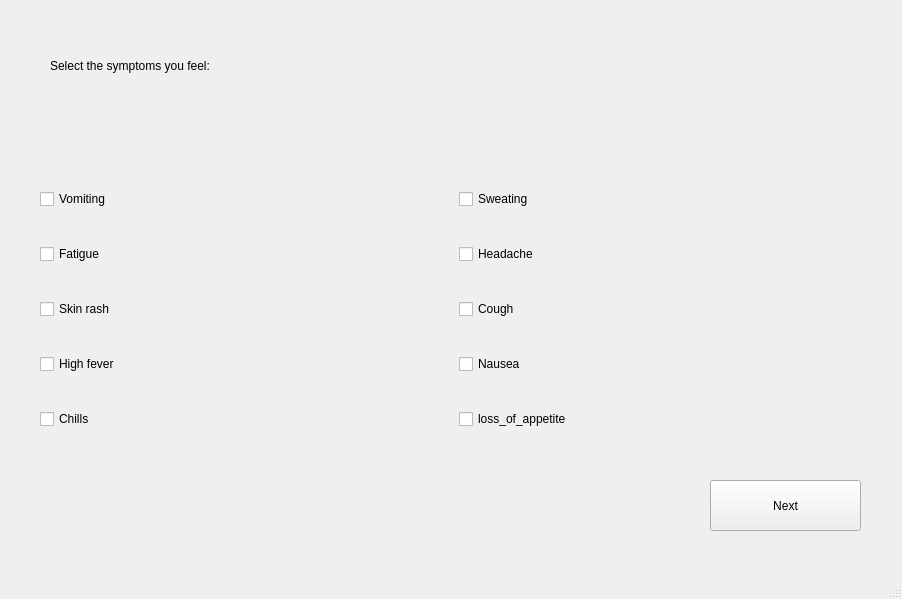
<?xml version="1.0" encoding="UTF-8"?>
<ui version="4.0">
 <class>questions</class>
 <widget class="QMainWindow" name="questions">
  <property name="geometry">
   <rect>
    <x>0</x>
    <y>0</y>
    <width>902</width>
    <height>599</height>
   </rect>
  </property>
  <property name="windowTitle">
   <string>MainWindow</string>
  </property>
  <widget class="QWidget" name="centralwidget">
   <widget class="QPushButton" name="pushButton">
    <property name="geometry">
     <rect>
      <x>710</x>
      <y>480</y>
      <width>151</width>
      <height>51</height>
     </rect>
    </property>
    <property name="styleSheet">
     <string notr="true">font: 18pt &quot;Arial&quot;;</string>
    </property>
    <property name="text">
     <string>Next</string>
    </property>
   </widget>
   <widget class="QLabel" name="label">
    <property name="geometry">
     <rect>
      <x>50</x>
      <y>50</y>
      <width>401</width>
      <height>31</height>
     </rect>
    </property>
    <property name="styleSheet">
     <string notr="true">font: 18pt &quot;Arial&quot;;</string>
    </property>
    <property name="text">
     <string>Select the symptoms you feel:</string>
    </property>
   </widget>
   <widget class="QWidget" name="">
    <property name="geometry">
     <rect>
      <x>40</x>
      <y>160</y>
      <width>831</width>
      <height>301</height>
     </rect>
    </property>
    <layout class="QHBoxLayout" name="horizontalLayout">
     <item>
      <layout class="QVBoxLayout" name="verticalLayout">
       <item>
        <widget class="QCheckBox" name="vomiting">
         <property name="styleSheet">
          <string notr="true">font: 18pt &quot;Arial&quot;;</string>
         </property>
         <property name="text">
          <string>Vomiting</string>
         </property>
        </widget>
       </item>
       <item>
        <widget class="QCheckBox" name="fatigue">
         <property name="styleSheet">
          <string notr="true">font: 18pt &quot;Arial&quot;;</string>
         </property>
         <property name="text">
          <string>Fatigue</string>
         </property>
        </widget>
       </item>
       <item>
        <widget class="QCheckBox" name="skin_rash">
         <property name="styleSheet">
          <string notr="true">font: 18pt &quot;Arial&quot;;</string>
         </property>
         <property name="text">
          <string>Skin rash</string>
         </property>
        </widget>
       </item>
       <item>
        <widget class="QCheckBox" name="high_fever">
         <property name="styleSheet">
          <string notr="true">font: 18pt &quot;Arial&quot;;</string>
         </property>
         <property name="text">
          <string>High fever</string>
         </property>
        </widget>
       </item>
       <item>
        <widget class="QCheckBox" name="chills">
         <property name="styleSheet">
          <string notr="true">font: 18pt &quot;Arial&quot;;</string>
         </property>
         <property name="text">
          <string>Chills</string>
         </property>
        </widget>
       </item>
      </layout>
     </item>
     <item>
      <layout class="QVBoxLayout" name="verticalLayout_2">
       <item>
        <widget class="QCheckBox" name="sweating">
         <property name="styleSheet">
          <string notr="true">font: 18pt &quot;Arial&quot;;</string>
         </property>
         <property name="text">
          <string>Sweating</string>
         </property>
        </widget>
       </item>
       <item>
        <widget class="QCheckBox" name="headache">
         <property name="styleSheet">
          <string notr="true">font: 18pt &quot;Arial&quot;;</string>
         </property>
         <property name="text">
          <string>Headache</string>
         </property>
        </widget>
       </item>
       <item>
        <widget class="QCheckBox" name="cough">
         <property name="styleSheet">
          <string notr="true">font: 18pt &quot;Arial&quot;;</string>
         </property>
         <property name="text">
          <string>Cough</string>
         </property>
        </widget>
       </item>
       <item>
        <widget class="QCheckBox" name="nausea">
         <property name="styleSheet">
          <string notr="true">font: 18pt &quot;Arial&quot;;</string>
         </property>
         <property name="text">
          <string>Nausea</string>
         </property>
        </widget>
       </item>
       <item>
        <widget class="QCheckBox" name="loss_of_appetite">
         <property name="styleSheet">
          <string notr="true">font: 18pt &quot;Arial&quot;;</string>
         </property>
         <property name="text">
          <string>loss_of_appetite</string>
         </property>
        </widget>
       </item>
      </layout>
     </item>
    </layout>
   </widget>
  </widget>
  <widget class="QMenuBar" name="menubar">
   <property name="geometry">
    <rect>
     <x>0</x>
     <y>0</y>
     <width>902</width>
     <height>26</height>
    </rect>
   </property>
  </widget>
  <widget class="QStatusBar" name="statusbar"/>
 </widget>
 <resources/>
 <connections/>
</ui>
